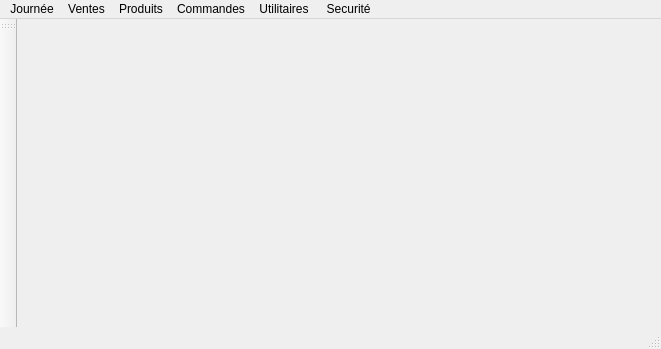
<?xml version="1.0" encoding="UTF-8"?>
<ui version="4.0">
 <class>MainWindow</class>
 <widget class="QMainWindow" name="MainWindow">
  <property name="geometry">
   <rect>
    <x>0</x>
    <y>0</y>
    <width>661</width>
    <height>349</height>
   </rect>
  </property>
  <property name="windowTitle">
   <string>MainWindow</string>
  </property>
  <widget class="QWidget" name="centralWidget"/>
  <widget class="QToolBar" name="mainToolBar">
   <attribute name="toolBarArea">
    <enum>LeftToolBarArea</enum>
   </attribute>
   <attribute name="toolBarBreak">
    <bool>false</bool>
   </attribute>
  </widget>
  <widget class="QStatusBar" name="statusBar"/>
  <widget class="QMenuBar" name="menuBar">
   <property name="geometry">
    <rect>
     <x>0</x>
     <y>0</y>
     <width>661</width>
     <height>24</height>
    </rect>
   </property>
   <widget class="QMenu" name="menuJourn_e">
    <property name="title">
     <string>Journée</string>
    </property>
    <addaction name="actionOuvrir_une_nouvelle_journ_e"/>
    <addaction name="actionFermer_une_nouvelle_journ_e"/>
    <addaction name="separator"/>
    <addaction name="actionActiver_une_semaine_de_garde"/>
    <addaction name="actionD_sactiver_une_semaine_de_garde"/>
    <addaction name="separator"/>
   </widget>
   <widget class="QMenu" name="menuVentes">
    <property name="title">
     <string>Ventes</string>
    </property>
    <addaction name="actionEnregistrer_une_vente"/>
    <addaction name="actionEnregistrer_une_vente_priv_e"/>
    <addaction name="actionEnregistrer_une_vente_cr_dit"/>
    <addaction name="separator"/>
    <addaction name="actionAnnuler_une_vente"/>
    <addaction name="separator"/>
    <addaction name="actionInventaire_en_salle_de_vente_2"/>
    <addaction name="actionInventaire_du_magasin"/>
    <addaction name="actionInventaire_du_stock_entier"/>
    <addaction name="separator"/>
    <addaction name="actionHistorique_des_ventes"/>
    <addaction name="separator"/>
    <addaction name="actionImprimer_un_re_u"/>
    <addaction name="action_Imprimer_un_ticket_de_caisse"/>
   </widget>
   <widget class="QMenu" name="menuProduits">
    <property name="title">
     <string>Produits</string>
    </property>
    <widget class="QMenu" name="menuAfficher_les_produits">
     <property name="title">
      <string>Afficher les produits </string>
     </property>
     <addaction name="actionpar_date_de_p_remption"/>
     <addaction name="actionpar_forme_pharmaceutique"/>
     <addaction name="separator"/>
     <addaction name="actionpar_prix_d_achat"/>
     <addaction name="action_par_prix_de_vente"/>
     <addaction name="separator"/>
     <addaction name="actionquantit_en_rayon"/>
     <addaction name="action_quantit_au_magasin"/>
    </widget>
    <addaction name="actionAfficher_tous_les_produits"/>
    <addaction name="menuAfficher_les_produits"/>
    <addaction name="actionAffich_les_produits_p_rim_s"/>
    <addaction name="action_Affich_les_produits_cass_s"/>
    <addaction name="separator"/>
    <addaction name="actionAjout_d_un_produit"/>
    <addaction name="actionReconditionnement_d_un_produit"/>
    <addaction name="action_Mouvement_d_un_produit"/>
    <addaction name="actionSupprimer_un_produit"/>
    <addaction name="separator"/>
   </widget>
   <widget class="QMenu" name="menuUtilitaires">
    <property name="title">
     <string>Utilitaires</string>
    </property>
    <widget class="QMenu" name="menuAssurances">
     <property name="title">
      <string>Assurances</string>
     </property>
     <addaction name="actionAjouter_un_assureur"/>
     <addaction name="actionSupprimer_un_assureur"/>
    </widget>
    <widget class="QMenu" name="menuFournisseurs">
     <property name="title">
      <string>Fournisseurs</string>
     </property>
     <addaction name="actionNouveau_fournisseur_2_"/>
     <addaction name="action_Supprimer"/>
     <addaction name="actionListe_de_fournisseurs"/>
    </widget>
    <addaction name="menuAssurances"/>
    <addaction name="menuFournisseurs"/>
    <addaction name="actionConnection_la_base"/>
   </widget>
   <widget class="QMenu" name="menuCommandes">
    <property name="title">
     <string>Commandes</string>
    </property>
    <widget class="QMenu" name="menuApprovisonnements">
     <property name="title">
      <string>Approvisonnements</string>
     </property>
     <addaction name="action_Constituer_une_liste"/>
     <addaction name="action_Supprimer_une_liste"/>
    </widget>
    <addaction name="menuApprovisonnements"/>
   </widget>
   <widget class="QMenu" name="menu_Securit">
    <property name="title">
     <string> Securité</string>
    </property>
    <addaction name="actionFemer_votre_session"/>
    <addaction name="action_Quitter_GeP"/>
   </widget>
   <addaction name="menuJourn_e"/>
   <addaction name="menuVentes"/>
   <addaction name="menuProduits"/>
   <addaction name="menuCommandes"/>
   <addaction name="menuUtilitaires"/>
   <addaction name="menu_Securit"/>
  </widget>
  <action name="actionOuvrir_une_nouvelle_journ_e">
   <property name="text">
    <string>Ouvrir une nouvelle journée</string>
   </property>
  </action>
  <action name="actionFermer_une_nouvelle_journ_e">
   <property name="text">
    <string>Fermer cette  journée</string>
   </property>
  </action>
  <action name="actionActiver_une_semaine_de_garde">
   <property name="text">
    <string>Activer une semaine de garde</string>
   </property>
  </action>
  <action name="actionD_sactiver_une_semaine_de_garde">
   <property name="text">
    <string>Désactiver une semaine de garde</string>
   </property>
  </action>
  <action name="actionEnregistrer_une_vente">
   <property name="text">
    <string>Enregistrer une vente</string>
   </property>
  </action>
  <action name="actionEnregistrer_une_vente_priv_e">
   <property name="text">
    <string>Enregistrer une vente privée</string>
   </property>
  </action>
  <action name="actionEnregistrer_une_vente_cr_dit">
   <property name="text">
    <string>Enregistrer une vente à crédit</string>
   </property>
  </action>
  <action name="actionAnnuler_une_vente">
   <property name="text">
    <string>Annuler une vente</string>
   </property>
  </action>
  <action name="actionAfficher_tous_les_produits">
   <property name="text">
    <string>Afficher tous les produits</string>
   </property>
  </action>
  <action name="actionpar_date_de_p_remption">
   <property name="text">
    <string>Par date de péremption</string>
   </property>
  </action>
  <action name="actionpar_forme_pharmaceutique">
   <property name="text">
    <string>Par forme pharmaceutique</string>
   </property>
  </action>
  <action name="actionAffich_les_produits_p_rim_s">
   <property name="text">
    <string>Affiché les produits périmés</string>
   </property>
  </action>
  <action name="action_Affich_les_produits_cass_s">
   <property name="text">
    <string>Affiché les produits cassés</string>
   </property>
  </action>
  <action name="actionInventaire_en_salle_de_vente_2">
   <property name="text">
    <string>Inventaire en salle de vente</string>
   </property>
  </action>
  <action name="actionInventaire_du_magasin">
   <property name="text">
    <string>Inventaire du magasin</string>
   </property>
  </action>
  <action name="actionInventaire_du_stock_entier">
   <property name="text">
    <string>Inventaire du stock entier</string>
   </property>
  </action>
  <action name="actionHistorique_des_ventes">
   <property name="text">
    <string>Historique des ventes</string>
   </property>
  </action>
  <action name="actionAjout_d_un_produit">
   <property name="text">
    <string>Ajouter un produit</string>
   </property>
  </action>
  <action name="actionImprimer_un_re_u">
   <property name="text">
    <string>Imprimer un reçu</string>
   </property>
  </action>
  <action name="action_Imprimer_un_ticket_de_caisse">
   <property name="text">
    <string>Imprimer un ticket de caisse</string>
   </property>
  </action>
  <action name="actionAjouter_un_assureur">
   <property name="text">
    <string>Ajouter un assureur</string>
   </property>
  </action>
  <action name="actionSupprimer_un_assureur">
   <property name="text">
    <string>Supprimer un assureur</string>
   </property>
  </action>
  <action name="actionReconditionnement_d_un_produit">
   <property name="text">
    <string>Reconditionnement d'un produit</string>
   </property>
  </action>
  <action name="action_Mouvement_d_un_produit">
   <property name="text">
    <string>Mouvement d'un produit</string>
   </property>
  </action>
  <action name="actionpar_prix_d_achat">
   <property name="text">
    <string>par prix d'achat</string>
   </property>
  </action>
  <action name="action_par_prix_de_vente">
   <property name="text">
    <string>par prix de vente</string>
   </property>
  </action>
  <action name="actionquantit_en_rayon">
   <property name="text">
    <string>quantité en rayon</string>
   </property>
  </action>
  <action name="action_quantit_au_magasin">
   <property name="text">
    <string>quantité au magasin</string>
   </property>
  </action>
  <action name="actionSupprimer_un_produit">
   <property name="text">
    <string>Supprimer un produit</string>
   </property>
  </action>
  <action name="actionNouveau_fournisseur_2_">
   <property name="text">
    <string>Nouveau fournisseur</string>
   </property>
  </action>
  <action name="action_Supprimer">
   <property name="text">
    <string>Supprimer un fournisseur</string>
   </property>
  </action>
  <action name="action_Constituer_une_liste">
   <property name="text">
    <string>Nouvelle liste</string>
   </property>
  </action>
  <action name="action_Supprimer_une_liste">
   <property name="text">
    <string> Supprimer une liste</string>
   </property>
  </action>
  <action name="actionFemer_votre_session">
   <property name="text">
    <string>Femer votre session</string>
   </property>
  </action>
  <action name="action_Quitter_GeP">
   <property name="text">
    <string>Quitter &quot;GeP&quot;</string>
   </property>
  </action>
  <action name="actionListe_de_fournisseurs">
   <property name="text">
    <string>Liste de fournisseurs</string>
   </property>
  </action>
  <action name="actionConnection_la_base">
   <property name="text">
    <string>Connection à la base</string>
   </property>
  </action>
 </widget>
 <layoutdefault spacing="6" margin="11"/>
 <resources/>
 <connections/>
</ui>
